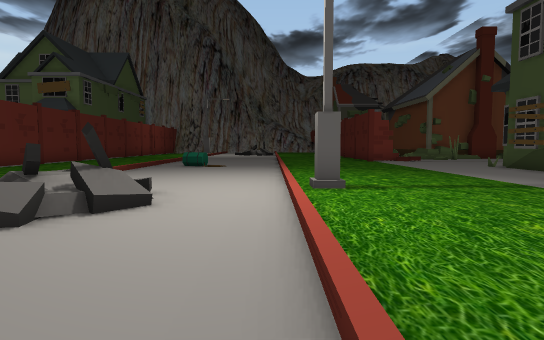
[1] (above)

24 first-person views from a walk through a Unity game level. The camera is 1.4 m above the floor, tilts 4° down and sees 75° across. The floor is counted in squares, 2 m on a side. Each view is taken from the middle of a square. On the plan, view 1 faces up. The plan holds only what a view shows up to about 11 squares ahead; the rest is blank. The place goes on beyond the plan. The player is left out.

[2]
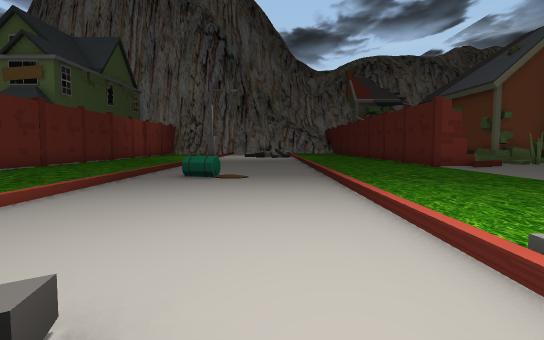

[3]
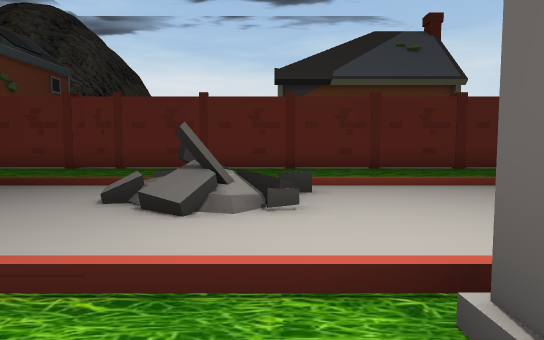

[4]
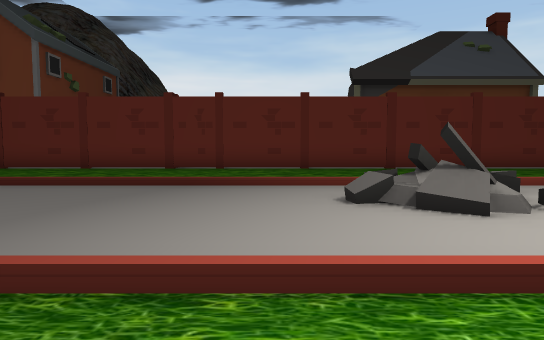

[5]
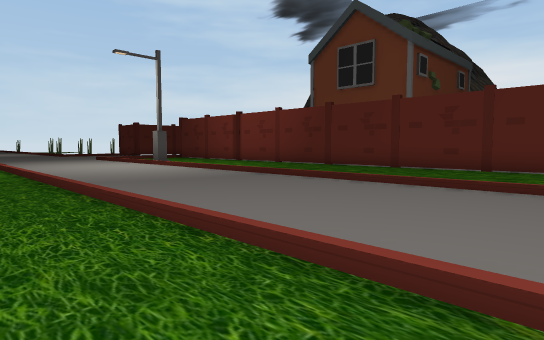

[6]
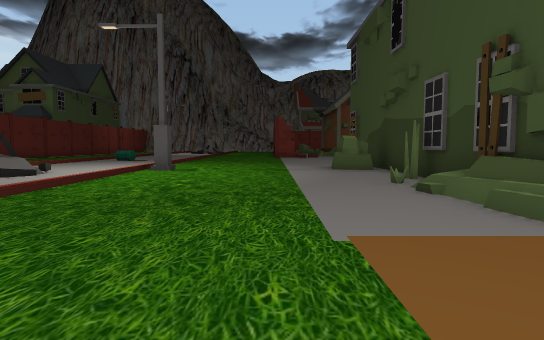

[7]
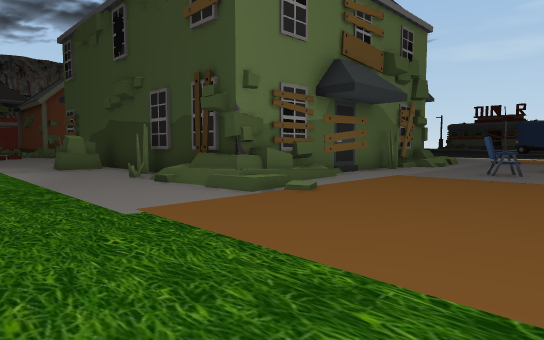

[8]
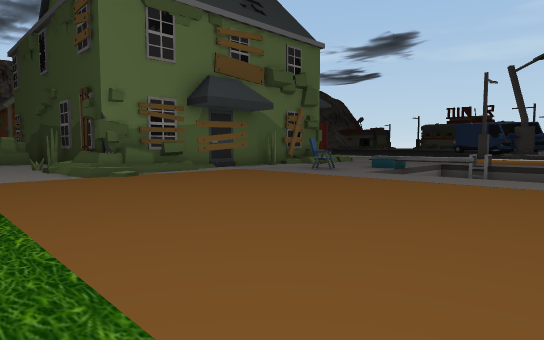

[9]
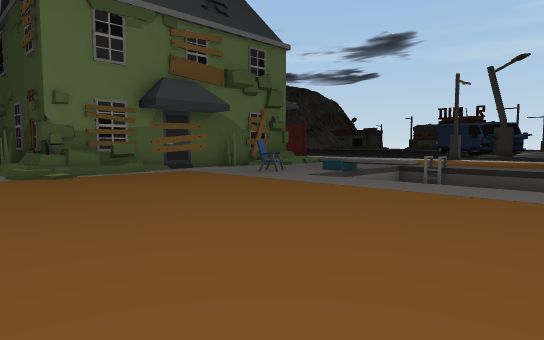

[10]
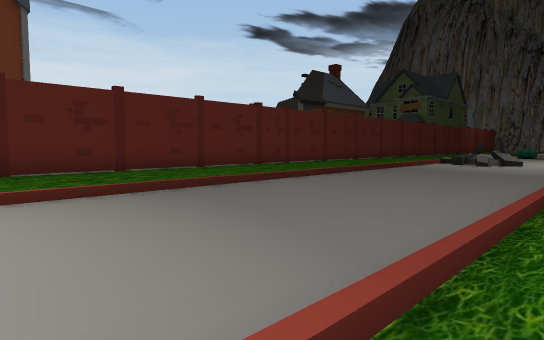

[11]
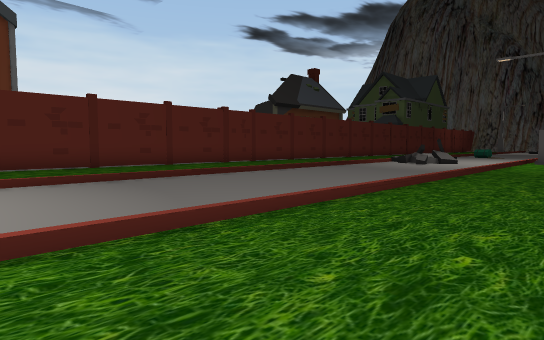

[12]
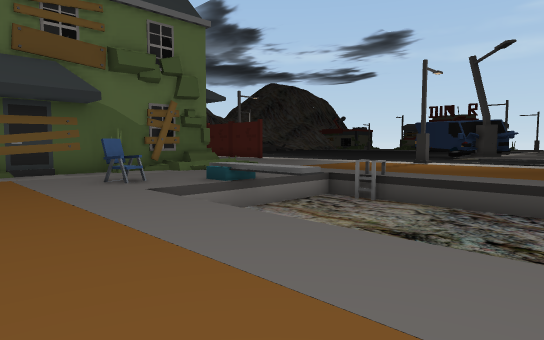

[13]
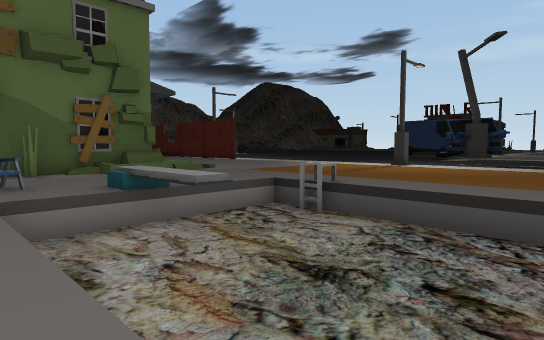

[14]
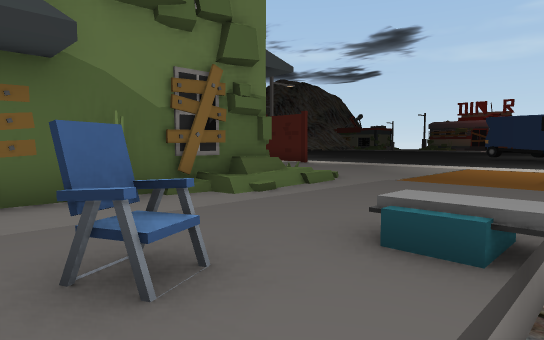

[15]
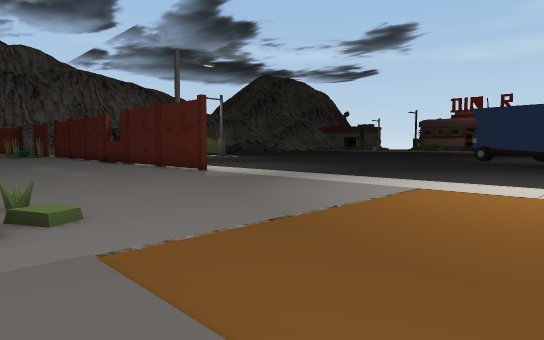

[16]
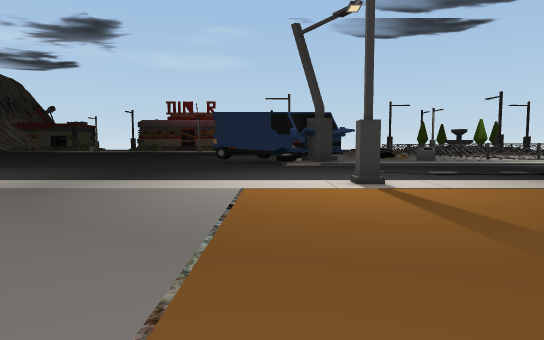

[17]
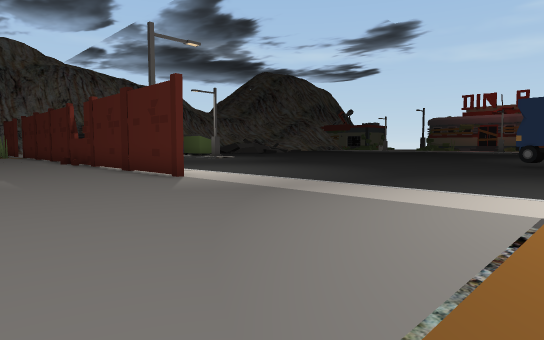

[18]
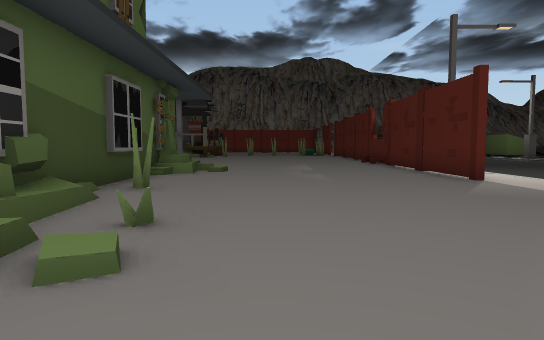

[19]
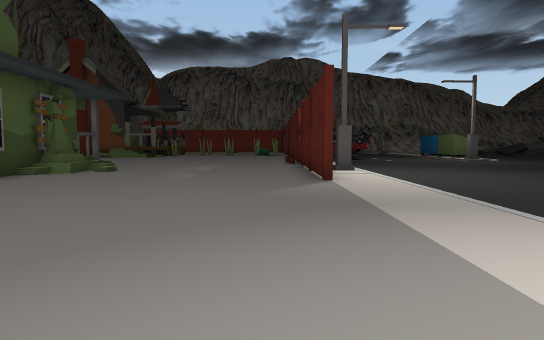

[20]
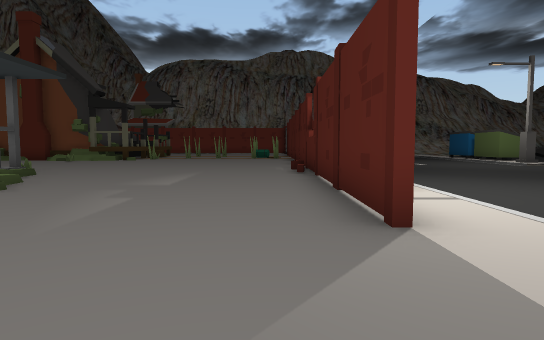

[21]
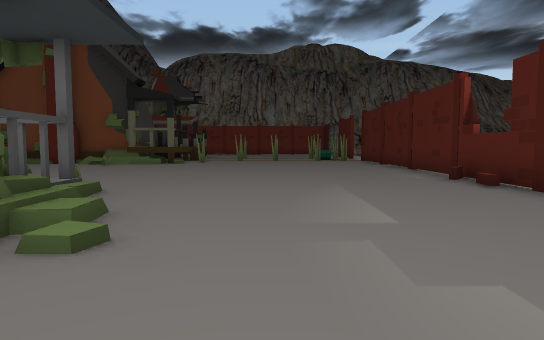

[22]
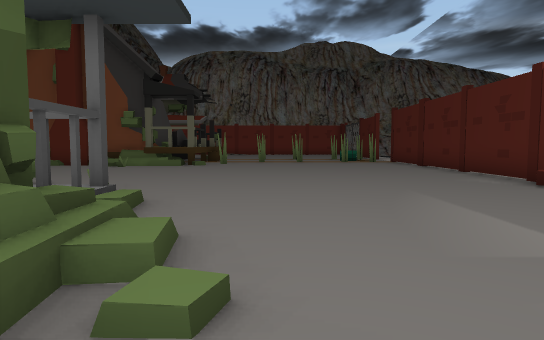

[23]
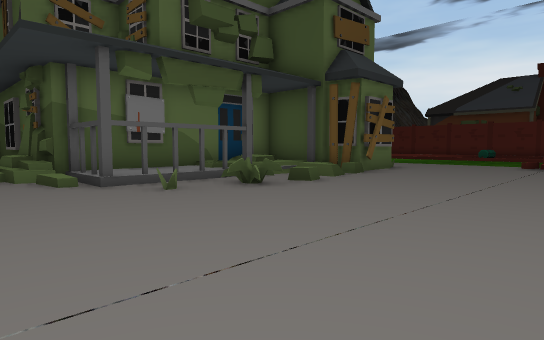

[24]
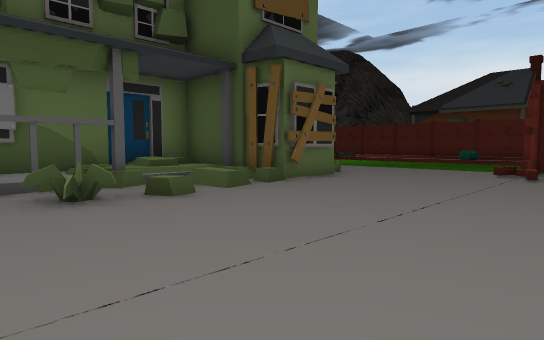

### Floor plan
Key: @ floor where view 1 was taken; # wall or solid block; . main floor; : floor 0.25 m higher than the main floor; - floor 0.25 m lower than the main floor; / step, stairs or slope; = window, fence, low wall or low ledge; ^ raised ledge; v drop or lower ground; O other object.
Columns run from 9 left of view 1 to 31 right of it. Each row starts with its distance up from view 1.
 17                     ............#
 16              #..................#
 15 #..../ ......##.................#
 14 #..../ .........................#
 13 #..../..........................#   ----
 12 #..../OO.........####.===.......#  -----
 11 #..../..........## #=#####......#  ----
 10 #..../..........#        #......# ----
  9 #... /...........        #/.....# ------
  8 #... /..........         #/.....##------
  7 #... /.........# #       #......#.-----
  6 #... /....#....###       #......#.----
  5 #...  /..........#       #......#.----
  4 #...  OO.........#       ##.......-----
  3 #... ///........##       #........------
  2 #... /.........=#        #........-------
  1 #... /..........#        #/=......-------
  0 #... /...@......## ########:......-------
 -1 #... /........==#    ......===== .-----
 -2 #... /............................-----
 -3 #... /...............^............----
 -4 #... /................./.........#----
 -5 #... /...............vvvvv........---
 -6 #... /...............vvvvv........---v
 -7 #... /...............vvvvv........--v-
 -8 #... /...............vvvvv........--v-
 -9 #... /...............vvvvv.....    -v-
-10      /....... .......v vv

Positions as (right, up) in squares from view 1, and headings:
1: (0, 0), facing up
2: (-1, 4), facing up
3: (2, 5), facing left
4: (2, 2), facing left
5: (2, -1), facing down-left
6: (4, -4), facing up
7: (3, -5), facing up-right
8: (4, -9), facing up-right
9: (5, -10), facing up-right
10: (1, -10), facing up-left
11: (3, -10), facing up-left
12: (9, -10), facing up-right
13: (11, -10), facing up-right
14: (11, -5), facing up-right
15: (17, -4), facing up-right
16: (17, -2), facing right
17: (19, -2), facing up-right
18: (19, -2), facing up
19: (22, -2), facing up
20: (22, 2), facing up
21: (19, 5), facing up
22: (18, 6), facing up
23: (18, 17), facing down-left
24: (15, 17), facing down-left
